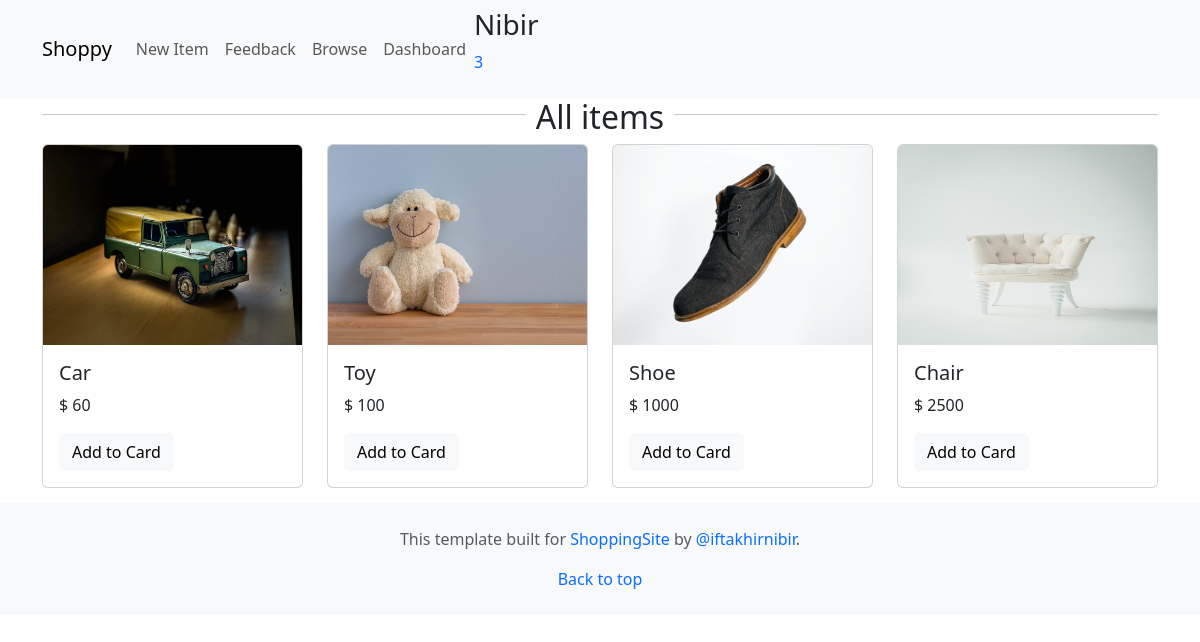
The app's page / (signed in) with its own data.
### Store/models.py (models this page shows, shortened)
class Cart(models.Model):
    id = models.UUIDField(default=uuid.uuid4, primary_key=True)
    user = models.ForeignKey(User, on_delete=models.CASCADE)
    completed = models.BooleanField(default=False)
    @property
    def num_of_items(self):
        cartitems = self.cartitems.all()
        quantity = sum([item.quantity for item in cartitems])
        return quantity

class CartItem(models.Model):
    product = models.ForeignKey(Product, on_delete=models.CASCADE, related_name='items')
    cart = models.ForeignKey(Cart, on_delete=models.CASCADE, related_name='cartitems')
    quantity = models.IntegerField(default=0)

class Product(models.Model):
    name = models.CharField(max_length=50)
    price = models.IntegerField()
    picture = models.ImageField(upload_to="img", default="")

### Store/views.py (the view)
# urls.py: path("", views.index, name="index"),
def index(request):
    products = Product.objects.all()
    if request.user.is_authenticated:
        cart, created = Cart.objects.get_or_create(user=request.user, completed=False)
    context = {'products':products, "cart":cart}
    return render(request,"index.html",context)

### Store/templates/index.html (shortened to what this page needs)
{% extends 'base.html' %}
{% block content %}
<div style="display: flex;">
    <hr style="flex-grow: 1;">
    <h2 style="text-align: center; margin: 0 10px; margin-bottom: 8px;" >All items</h2>
    <hr style="flex-grow: 1;">
</div>
<div class="item">
  <div class="productContainer">
  <div class="row">
    {% for product in products %}
    <div class="col-md-3">
        <a style="text-decoration: none;" href="">
        <div class="card" style="margin-bottom: 15px;">
            <img src="{{product.picture.url}}" class="card-img-top" alt="Image 1" width="200px" height="200px">
            <div class="card-body">
                <h5 class="card-title">{{product.name}}</h5>
                <p class="card-text">$ {{product.price}}</p>
                <button type="button" value="{{product.id}}" class="btn btn-light">Add to Card</button>
            </div>
        </div>
    </a>
    </div>
    {% endfor %}
</div>
</div>
</div>
{% endblock %}

### Store/templates/base.html (shortened to what this page needs)
<!doctype html>
 <html lang="en">
    {% load static %}
   <head>
     <link href="https://cdn.jsdelivr.net/npm/bootstrap@5.3.1/dist/css/bootstrap.min.css" rel="stylesheet">
   </head>
   <body>
    <nav class="navbar navbar-expand-lg navbar-light bg-light">
      <div class="container">
          <a class="navbar-brand" href=".">Shoppy</a>
          <div class="collapse navbar-collapse" id="navbarNav">
              <ul class="navbar-nav ml-auto">
                  <li class="nav-item">
                      <a class="nav-link" href="">New Item</a>
                  </li>
                  <li class="nav-item">
                      <a class="nav-link" href="">Feedback</a>
                  </li>
                  <li class="nav-item">
                      <a class="nav-link" href="">Browse</a>
                  </li>
                  <li class="nav-item">
                      <a class="nav-link" href="">Dashboard</a>
                  </li>
              </ul>
              <div class="cart">
                <h3>{{request.user.username}}</h3>
                <a href="{% url 'cart' %}" style="text-decoration:none">
                     <div class="cart-container">
                        <div class="cartitems"><p id="num_of_items">{{cart.num_of_items}}</p></div>
                    </div>
                </a>
            </div>
          </div>
      </div>
  </nav>
   <div class="container">
    {% block content %}
    {% endblock %}
    </div>
    <footer class="bg-body-tertiary text-center text-body-secondary py-4">
      <div class="container">
          <p>This template built for <a style="text-decoration: none;" href="#">ShoppingSite</a> by <a style="text-decoration: none;" href="#">@iftakhirnibir</a>.</p>
          <p class="mb-0">
              <a style="text-decoration: none;" href="#top">Back to top</a>
          </p>
      </div>
    </footer>
   </body>
 </html>

### records on screen
Cart: num_of_items "3"
Product: picture (picture), name "Car", price "60", {{ product.id }} 1 (drawn)
Product: picture (picture), name "Toy", price "100", {{ product.id }} 2 (drawn)
Product: picture (picture), name "Shoe", price "1000", {{ product.id }} 3 (drawn)
Product: picture (picture), name "Chair", price "2500", {{ product.id }} 4 (drawn)

### other values on screen
{{ request.user.username }} "Nibir"
